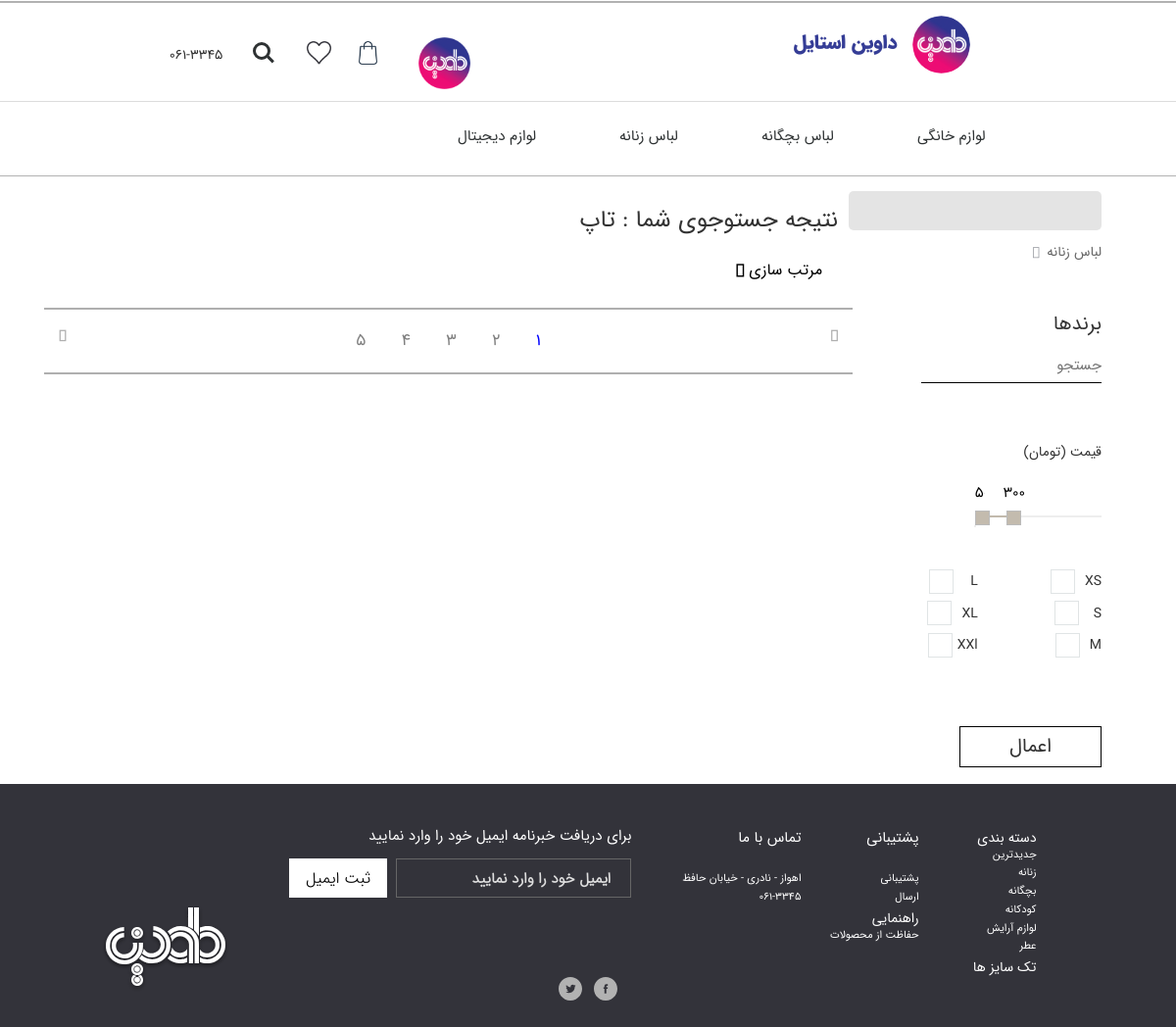
The page /davinShope/search.php?subId=20190905195441483187 on the database its author committed.
### tables this page shows
CREATE TABLE IF NOT EXISTS `category` (
  `catId` varchar(20) NOT NULL,
  `catName` varchar(30) NOT NULL,
  `catRegDate` varchar(10) NOT NULL,
  `catRegTime` varchar(8) NOT NULL,
  `catAdminId` varchar(20) NOT NULL,
  `catImg` varchar(20) NOT NULL,
  PRIMARY KEY (`catId`)
);

CREATE TABLE IF NOT EXISTS `subcategory` (
  `subId` varchar(20) NOT NULL,
  `subName` varchar(20) NOT NULL,
  `subCatId` varchar(20) NOT NULL,
  `subRegDate` varchar(10) NOT NULL,
  `subRegTime` varchar(8) NOT NULL,
  `subAdminId` varchar(20) NOT NULL,
  PRIMARY KEY (`subId`)
);

### davinShope/admin/class/dataBase.php (called while the page is built, shortened)
<?php
    class  dataBase
    {
        public static $dbName = 'davinRasool';
        public static $dbUserName = 'root';
        public static $dbPassword = '';
        public static $dbAddress = 'localHost';
        public static $NUM_ROW = 2;
        public static function connection()
        {
            $connection = mysqli_connect(dataBase::$dbAddress,
                dataBase::$dbUserName,
                dataBase::$dbPassword,
                dataBase::$dbName
            );
            mysqli_set_charset($connection, "utf8");
            return $connection;
        }
        public static function Query($StringQuery,$result=null){
            $query =
                mysqli_query
                (dataBase::connection(),
                    "$StringQuery"
                );
            if($result==dataBase::$NUM_ROW){
                return mysqli_num_rows($query);
            }
            return $query;
        }
}

### davinShope/search.php (the view, shortened to what this page needs)
<?php
include "inc/header.php";
$id = $_GET['subId'];
?>
<div class="col-lg-12 col-md-12 col-sm-12 col-xs-12" id="line92"></div>
<?php
$sub = $db::Query("SELECT * FROM subcategory WHERE  subId='$id'");
$fetch = mysqli_fetch_assoc($sub);
?>
<div class="col-lg-12 col-md-12 col-sm-12 col-xs-12" style="margin-top: 1%">
    <div class="container-fluid ioioioioioi">
        <div class="col-lg-9 col-md-9 col-sm-12 col-xs-12">
            <div class="col-lg-12 col-md-12 col-sm-12 col-xs-12" style="text-align: right">
                <h3>نتیجه جستوجوی شما : <?php echo $fetch['subName'] ?></h3>
                <ul onclick="myFunction()" class="dropbtn">مرتب سازی <i class="fas fa-angle-down"></i>
                </ul>
            </div>
            <div class="col-lg-12 col-md-12 col-sm-12 col-xs-12" style="border-bottom: 2px solid #AFAFAF"></div>
            <div class="col-lg-12 col-md-12 col-sm-12 col-xs-12" style="text-align: center">
                <div>
                    <a href="#" style="float: right;margin-top: 2%"><i class="fas fa-long-arrow-alt-right"
                                                                       style="color:#AFAFAF"></i></a>
                    <a href="#" style="float: left;margin-top: 2%"><i class="fas fa-long-arrow-alt-left"
                                                                      style="color:#AFAFAF"></i></a>
                    <div class="pagination">
                        <a href="#">1</a>
                        <a href="#">2</a>
                        <a href="#">3</a>
                        <a href="#">4</a>
                        <a href="#">5</a>
                    </div>
                </div>
            </div>
            <div class="col-lg-12 col-md-12 col-sm-12 col-xs-12" style="border-bottom: 2px solid #AFAFAF"></div>
        </div>
        <div class="col-lg-3 col-md-3 col-sm-12 col-xs-12" id="mKIngShet">
            <div class="row">
                <div style="width: max-content">
                    <div id="searching">
                        <input type="search" onfocus="changeColor()" autoFocus>
                    </div>
                    <div class="qw">
                        <div class="drop-down6 qw">
                            <div class="drop-down-button6 open-close1">
                                <?php
                                $cat = $db::Query("SELECT * FROM category,subcategory WHERE catId=subCatId AND subId='$id'");
                                $fetch = mysqli_fetch_assoc($cat);
                                ?>
                                <span class="drop-down-title1"><?php echo $fetch['catName']?></span>
                            </div>
                        </div>
                    </div>
                    <br><br>
                    <div>
                        <p class="classPbErand">برندها</p>
                        <div id="the-basics">
                            <input class="typeahead" type="text" placeholder="جستجو" style="width: 100%">
                        </div>
                    </div>
                    <br><br><br>
                    <div style="     width: 50%;
    height: 100px;">
                        <p style="direction: rtl;text-align: right">قیمت (تومان)</p>
                        <div>
                            <div>
                                <div class="slider-container">
                                </div>
                            </div>
                        </div>
                    </div>
                    <br>
                    <div style="    width: 258px">
                        <div class="checkbox">
                            <label>
                                XS
                                <span class="checkbox-icon-wrapper">
    </span>
                            </label>
                        </div>
                        <div class="checkbox">
                            <label>
                                L
                                <span class="checkbox-icon-wrapper" style="    margin-right:17%;">
    </span>
                            </label>
                        </div>
                        <div class="checkbox">
                            <label>
                                S
                                <span class="checkbox-icon-wrapper" style="    margin-right: 14%;
">
    </span>
                            </label>
                        </div>
                        <div class="checkbox">
                            <label>
                                XL
                                <span class="checkbox-icon-wrapper">
    </span>
                            </label>
                        </div>
                        <div class="checkbox">
                            <label>
                                M
                                <span class="checkbox-icon-wrapper">
    </span>
                            </label>
                        </div>
                        <div class="checkbox">
                            <label>
                                XXl
                                <span class="checkbox-icon-wrapper" style="    margin-right: 5%;">
    </span>
                            </label>
                        </div>
                    </div>
                    <br><br><br>
                    <button style="        background: #fff;
    border: 1px solid black;
    padding-right: 50px;
    padding-left: 50px;
    padding-top: 6px;
    font-size: 20px;
    padding-bottom: 5px;
    margin-bottom: 17px;">اعمال
                    </button>
                </div>
            </div>
        </div>
    </div>
</div>
<div class="col-lg  -12 col-md-12 col-sm-12 col-xs-12" id="line232">
    <div class="col-lg-12 col-md-12 col-sm-12 col-xs-12" id="line233"></div>
    <div class="col-lg-1 col-md-1 col-sm-1 col-xs-1"></div>
    <div class="col-lg-6 col-md-6 ">
        <div class="col-lg-11 col-md-11" id="line237">
            <h4 class="footer-title" id="line238">برای دریافت خبرنامه ایمیل خود را وارد نمایید</h4>
            <div style=";padding: 0;">
                <input type="text" placeholder="ایمیل خود را وارد نمایید" class="inputline73">
                <input type="button" value="ثبت ایمیل" class="buttonline73" id="line241">
            </div>
        </div>
    </div>
    <br>
    <div class="col-lg-4 col-md-4 visible-lg visible-md">
        <div class="col-lg-4 col-md-4 ">
            <div class="col-lg-12 col-md-12 " id="line265">
                <ul id="line266">
                    <li id="line267">تماس با ما</li>
                    <li id="line268">اهواز - نادری - خیابان حافظ</li>
                    <li id="line269">061-3345</li>
                </ul>
            </div>
        </div>
        <div class="col-lg-4 col-md-4 ">
            <div class="col-lg-12 col-md-12" id="line275">
                <ul id="line276">
                    <li id="line277">پشتیبانی</li>
                    <li id="line278" onclick="" class="liclick">پشتیبانی</li>
                    <li id="line279" onclick="" class="liclick">ارسال</li>
                    <li id="line280" onclick="" class="liclick">راهنمایی</li>
                    <li id="line281" onclick="" class="liclick">حفاظت از محصولات</li>
                </ul>
            </div>
        </div>
        <div class="col-lg-4 col-md-4 ">
            <div class="col-lg-12 col-md-12" id="line288">
                <ul id="line289">
                    <li id="line290">دسته بندی</li>
                    <li id="line291" onclick="" class="liclick">جدیدترین</li>
                    <li id="line292" onclick="" class="liclick">زنانه</li>
                    <li id="line293" onclick="" class="liclick">بچگانه</li>
                    <li id="line294" onclick="" class="liclick">کودکانه</li>
                    <li id="line295" onclick="" class="liclick">لوازم آرایش</li>
                    <li id="line296" onclick="" class="liclick">عطر</li>
                    <li id="line297" onclick="" class="liclick">تک سایز ها</li>
                </ul>
            </div>
        </div>
    </div>
    <div class="col-lg-1 col-md-1 visible-lg visible-md"></div>
    <div class="col-lg-1 col-md-1 col-sm-1 col-xs-1"></div>
    <div class="col-md-12 col-lg-12 visible-lg visible-md" style="margin-bottom: 20px">
        <div class="col-lg-6 col-md-6">
            <img src="img/davinFooter.svg" id="line350">
            <a href="https://google.com"><img src="img/Twitter%20Icon@1.5x.svg" class="liclick" id="line351"></a>
        </div>
        <div class="col-lg-6 col-md-6">
            <a href="https://google.com"><img src="img/Facebook%20Icon%20@1.5x.svg" class="liclick" id="line354"></a>
        </div>
    </div>
</div>
</body>
</html>

### davinShope/inc/header.php (shortened to what this page needs)
<!DOCTYPE html>
<html lang="en">
<head>
    <link rel="stylesheet" href="css/mystyle2.css">
    <link rel="stylesheet" href="css/Active5.css">
    <link rel="stylesheet" href="https://cdnjs.cloudflare.com/ajax/libs/font-awesome/4.7.0/css/font-awesome.min.css">
    <link href="css/swiper.min.css" rel="stylesheet">
    <link href="css/CSSfnts.css" rel="stylesheet">
    <link href="css/mystyle.css" rel="stylesheet">
    <link href="css/Active4.css" rel="stylesheet">
    <link rel="stylesheet" href="https://use.fontawesome.com/releases/v5.5.0/css/all.css"
>
    <link rel="stylesheet" href="css/css.css">
    <link rel="stylesheet" href="css/style.css">
    <link rel="stylesheet" href="css/mestyle.css">
    <link rel="stylesheet" href="css/css.css">
</head>
<body>
<div class="col-xl-12 col-lg-12 col-md-12 col-sm-12 col-xs-12" style="    margin: 0;
    padding: 0;overflow: hidden">
    <div class="col-lg-12 col-md-12 col-sm-12 col-xs-12" style="padding-left: 0;padding-right: 0">
        <div class="col-lg-1 col-md-1 visible-lg visible-md"></div>
        <div class="col-lg-3 col-md-3 visible-lg visible-md" id="line27">
            <div class="col-lg-5 col-md-5 col-sm-12 col-xs-12" id="line28">
                <p>061-3345</p>
            </div>
            <div class="col-lg-7 col-md-7 col-sm-8 col-xs-8" id="line31">
                <a href="ShoppingBoX.php"><img src="img/bag@2x.png" class="imgline32"></a>
                <a href="favoraite.html"> <img src="img/heart@2x.png" class="imgline32"></a>
                <li><a class="cd-search-trigger" href="#cd-search"><span></span></a></li>
            </div>
        </div>
        <div class="col-md-3 col-lg-3 visible-lg visible-md" id="line37">
            <?php
        include "admin/class/dataBase.php";
        $db = new dataBase();
        if(isset($_SESSION['loginUser']) && $_SESSION['loginUser']==true) {
            $username = $_SESSION['userId'];
            $select = $db::Query("SELECT * FROM user WHERE userId='$username'");
            $row = mysqli_fetch_assoc($select);
            echo '<a href="EditProfile.html">
                <div class="col-lg-6 col-md-6 col-sm-12 col-xs-12" id="line38">
                    <p id="line39">'.$row['userName'].' ، خوش آمدید</p>
                </div>
                </a>'?>
                <?php }else{
                echo '<a href="Login.php">
                <div class="col-lg-6 col-md-6 hidden-sm hidden-xs" ID="line41">
                    <img src="img/logo.png" id="line42">
                </div>
            </a>';
            ?>
            <?php } ?>
        </div>
        <div class="col-lg-4 col-md-4 visible-lg visible-md">
            <a href="index.php">
                <div id="line46">
                    <img src="img/logo.png" ID="line47">
                    <h4 id="line48">داوین استایل</h4>
                </div>
            </a>
        </div>
        <div class="col-lg-1 col-md-1 visible-lg visible-md"></div>
    </div>
    <div class="col-lg-12 col-md-12 col-sm-12 col-xs-12" id="line75"></div>
    <div class="col-lg-12 col-md-12 col-sm-12 col-xs-12">
        <nav class="cd-nav">
            <ul id="cd-primary-nav" class="cd-primary-nav is-fixed">
                <?php
                $cat = $db::Query("SELECT * FROM category");
                while ($fetch = mysqli_fetch_assoc($cat)){
                    ?>
                    <li class="has-children">
                        <a style="text-decoration: none" href="#"><?php echo $fetch['catName']?></a>
                    </li>
                    <?php
                }
                ?>
            </ul>
        </nav>
    </div>

### davinShope/css/css.css (style rules this page uses)
* , body , body:before , body:after , *:after ,*:before , html , html:before , html:after { margin: 0; padding: 0; font-family: IRANSANSFANNUMUlFaNum !important; }

### davinShope/css/mestyle.css (style rules this page uses)
body { font-family: IRANSANSFANNUMUlFaNum !important; direction: rtl; }
body { -webkit-user-select: none; -moz-user-select: none; -ms-user-select: none; user-select: none; }
input[placeholder] { font-family: IRANSANSFANNUMUlFaNum !important; }
* { box-sizing: border-box; }
body { margin: 0; font-family: IRANSans; }
.row { padding: 0 4px; }

### rows shown on the page
category: catName "لوازم دیجیتال"
category: catName "لباس زنانه"
category: catName "لباس بچگانه"
category: catName "لوازم خانگی"
subcategory: subName "تاپ"
